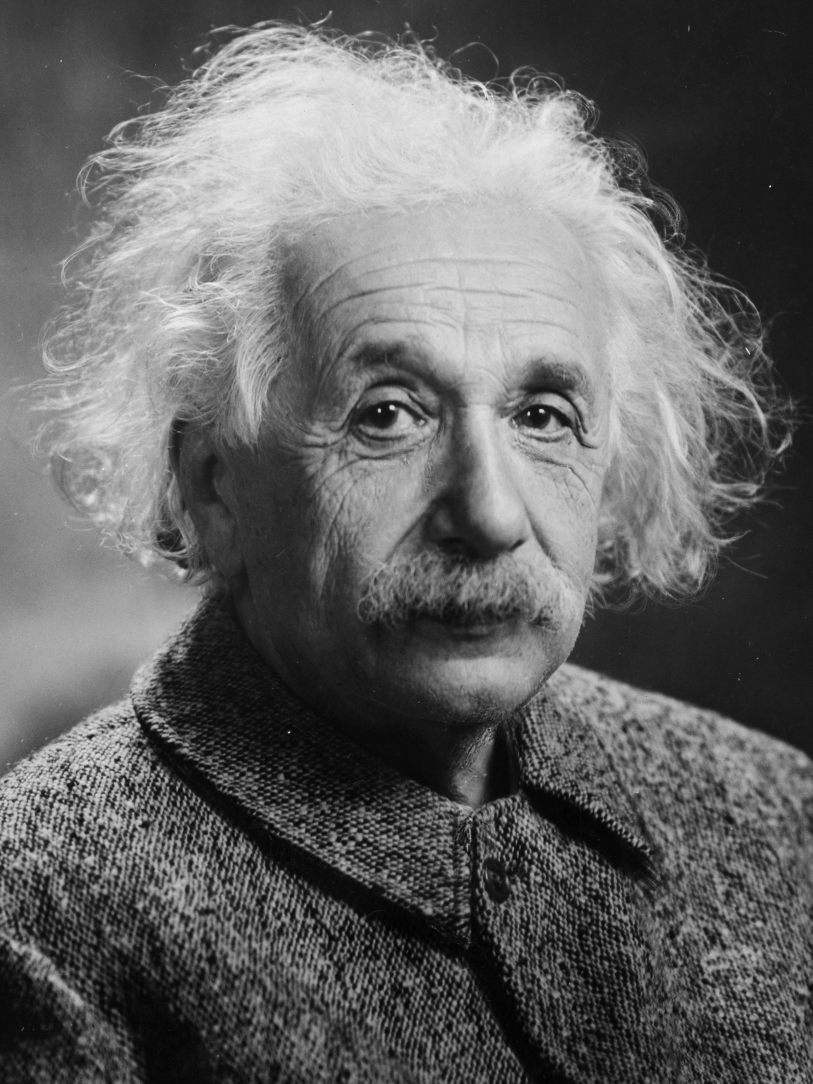
#> input picture submodules/fused-ssim/images/predicted_cuda.jpg, 3250 x 4333 px (shown at 1/4 size); the run also reads 1 picture not shown here
$ python make_residual_map.py ../submodules/fused-ssim/images/predicted_cuda.jpg ../submodules/fused-ssim/images/predicted_mps.jpg
#> lines starting #> are read from the running program, lines starting #| are printed output that depends on the picture
#!/usr/bin/env python3
import argparse
import os

import numpy as np
from PIL import Image


def load_image(path):
    with Image.open(path) as img:
#> img is the input picture: PIL image 3250x4333 L; min 0, max 255, mean 98.9
        return img.convert("RGB")


def resize_pair(img_a, img_b, mode):
    if img_a.size == img_b.size:
        return img_a, img_b
    if mode == "none":
        raise SystemExit(
            f"Image size mismatch: {img_a.size} vs {img_b.size}. "
            "Use --resize first|second to match."
        )
    if mode == "first":
        img_b = img_b.resize(img_a.size, resample=Image.BILINEAR)
    elif mode == "second":
        img_a = img_a.resize(img_b.size, resample=Image.BILINEAR)
    else:
        raise SystemExit(f"Unknown resize mode: {mode}")
    return img_a, img_b


def compute_residual(a, b, mode):
#> called with mode = 'l1'
    diff = np.abs(a - b)
    if mode == "l2":
        return np.sqrt(np.sum(diff * diff, axis=-1) / 3.0)
    if mode == "l1":
        return np.mean(diff, axis=-1)
#> returned value: shape (4333, 3250) float32
    raise SystemExit(f"Unknown diff mode: {mode}")


def normalize_residual(residual, max_percentile, gamma):
#> called with max_percentile = 99, gamma = 1
    if max_percentile <= 0 or max_percentile > 100:
        raise SystemExit("--max-percentile must be in (0, 100].")
    scale = np.percentile(residual, max_percentile)
#> scale = 0.0118
    if scale <= 0:
        scale = 1.0
    norm = np.clip(residual / scale, 0.0, 1.0)
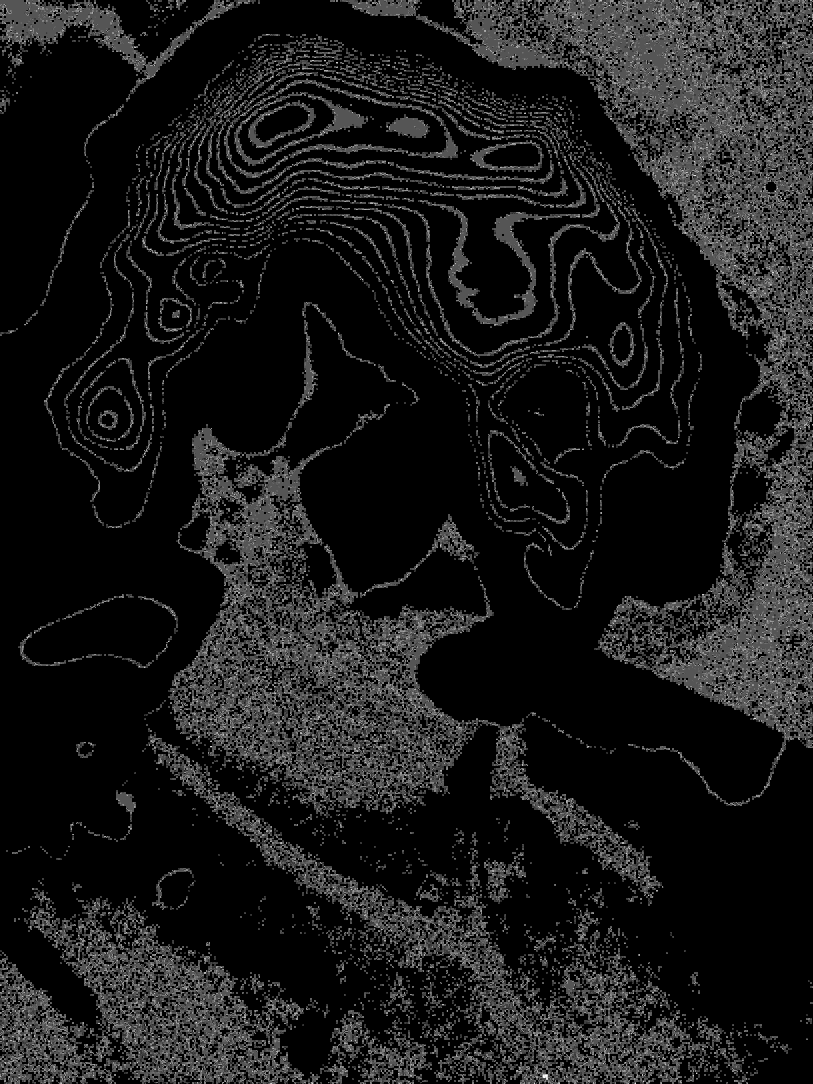
#> norm: shape (4333, 3250) float32 (shown at 1/4 size); min 0, max 1, mean 0.099
    if gamma != 1.0:
        if gamma <= 0:
            raise SystemExit("--gamma must be > 0.")
        norm = np.power(norm, 1.0 / gamma)
    return norm


def normalize_rgb_diff(diff, max_percentile, gamma):
    if max_percentile <= 0 or max_percentile > 100:
        raise SystemExit("--max-percentile must be in (0, 100].")
    scale = np.percentile(diff, max_percentile)
    if scale <= 0:
        scale = 1.0
    norm = np.clip(diff / scale, 0.0, 1.0)
    if gamma != 1.0:
        if gamma <= 0:
            raise SystemExit("--gamma must be > 0.")
        norm = np.power(norm, 1.0 / gamma)
    return norm


def apply_colormap(norm, cmap_name):
    try:
        import matplotlib.cm as cm
    except Exception as exc:
        raise SystemExit(
            "matplotlib is required for --vis heatmap/overlay."
        ) from exc
    cmap = cm.get_cmap(cmap_name)
    rgba = cmap(norm)
    rgb = (rgba[..., :3] * 255.0).astype(np.uint8)
    return rgb


def main():
    parser = argparse.ArgumentParser(
        description="Create a residual map from two RGB images (darker = closer)."
    )
    parser.add_argument("render", help="Path to rendered image.")
    parser.add_argument("gt", help="Path to ground-truth image.")
    parser.add_argument(
        "--out",
        default="residual_map.png",
        help="Output residual image path.",
    )
    parser.add_argument(
        "--vis",
        choices=["gray", "heatmap", "overlay", "rgbdiff"],
        default="gray",
        help="Visualization mode.",
    )
    parser.add_argument(
        "--colormap",
        default="magma",
        help="Matplotlib colormap for heatmap/overlay (e.g., magma, inferno, turbo).",
    )
    parser.add_argument(
        "--overlay-on",
        choices=["render", "gt"],
        default="gt",
        help="Base image for overlay mode.",
    )
    parser.add_argument(
        "--alpha",
        type=float,
        default=0.6,
        help="Overlay opacity (0-1).",
    )
    parser.add_argument(
        "--mode",
        choices=["l1", "l2"],
        default="l1",
        help="Residual magnitude per pixel.",
    )
    parser.add_argument(
        "--max-percentile",
        type=float,
        default=99.0,
        help="Percentile used for normalization (100 uses max).",
    )
    parser.add_argument(
        "--gamma",
        type=float,
        default=1.0,
        help="Gamma correction for the residual map.",
    )
    parser.add_argument(
        "--resize",
        choices=["none", "first", "second"],
        default="none",
        help="Resize one image if sizes differ.",
    )
    args = parser.parse_args()

    img_a = load_image(args.render)
    img_b = load_image(args.gt)
    img_a, img_b = resize_pair(img_a, img_b, args.resize)

    arr_a = np.asarray(img_a, dtype=np.float32) / 255.0
    arr_b = np.asarray(img_b, dtype=np.float32) / 255.0

    residual = compute_residual(arr_a, arr_b, args.mode)
    norm = normalize_residual(residual, args.max_percentile, args.gamma)

    if args.vis == "gray":
        out_img = Image.fromarray((norm * 255.0).astype(np.uint8), mode="L")
    elif args.vis == "heatmap":
        heat = apply_colormap(norm, args.colormap)
        out_img = Image.fromarray(heat, mode="RGB")
    elif args.vis == "overlay":
        heat = apply_colormap(norm, args.colormap).astype(np.float32) / 255.0
        base = arr_b if args.overlay_on == "gt" else arr_a
        alpha = max(0.0, min(1.0, args.alpha))
        blend = (1.0 - alpha) * base + alpha * heat
        out_img = Image.fromarray((blend * 255.0).astype(np.uint8), mode="RGB")
    elif args.vis == "rgbdiff":
        diff = np.abs(arr_a - arr_b)
        norm_rgb = normalize_rgb_diff(diff, args.max_percentile, args.gamma)
        out_img = Image.fromarray((norm_rgb * 255.0).astype(np.uint8), mode="RGB")
    else:
        raise SystemExit(f"Unknown visualization mode: {args.vis}")

    out_dir = os.path.dirname(args.out)
    if out_dir:
        os.makedirs(out_dir, exist_ok=True)
    out_img.save(args.out)


if __name__ == "__main__":
    main()
